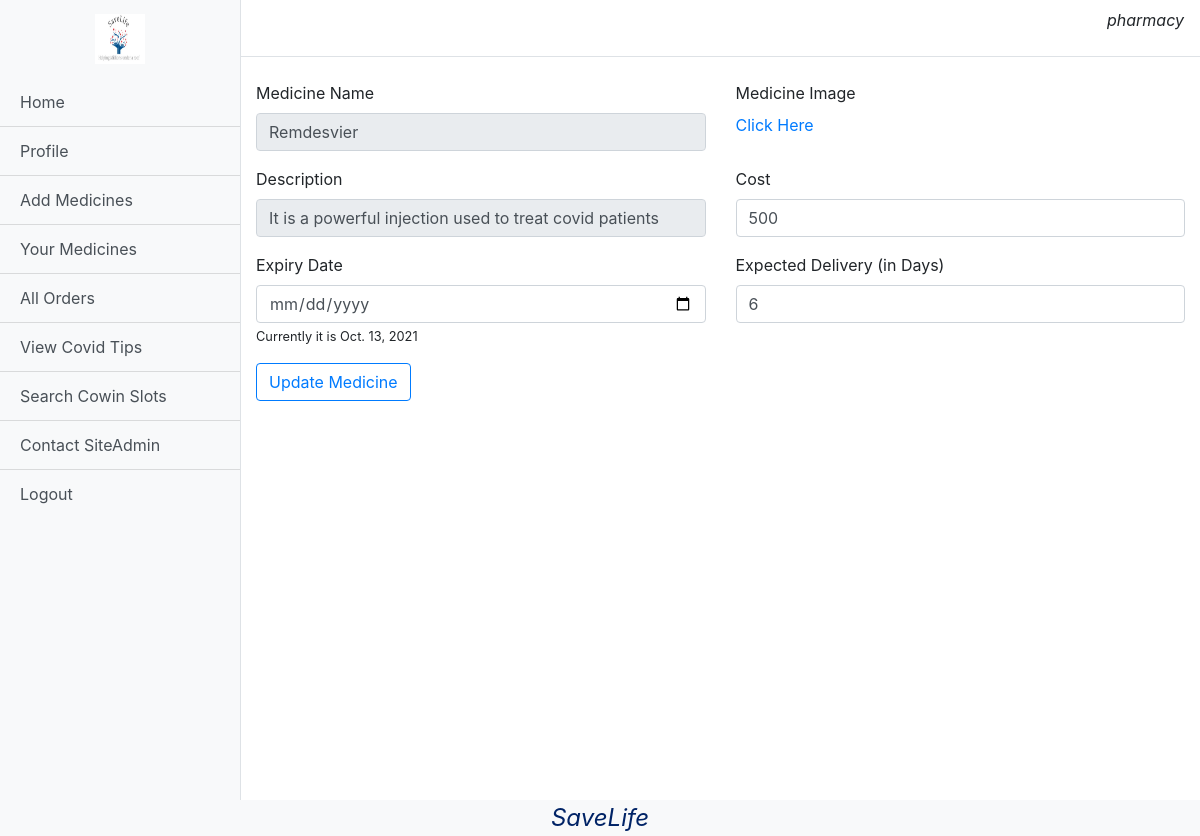
Screenshot of /pharmacy/updateMedicine/1 (signed in) with the database file from the repository.
### base/models.py (models this page shows, shortened)
class User(AbstractUser):
    type = models.CharField(max_length=10,choices=(("Patient","Patient"),("Doctor","Doctor"),("Donor","Donor"),("Pharmacy","Pharmacy")))

### pharmacy/models.py (models this page shows)
class Medicine(models.Model):
    name = models.CharField(max_length=2048)
    image = models.ImageField(upload_to='medicines')
    description = models.CharField(max_length=2048)
    cost = models.IntegerField()
    expiry_date = models.DateField()
    expected_delivery = models.IntegerField()
    user = models.ForeignKey(User,on_delete=models.CASCADE)

### pharmacy/views.py (the view, shortened to what this page needs)
# urls.py: path('updateMedicine/<int:mid>',views.updateMedicine,name="updateMedicine"),
def updateMedicine(request,mid):
    if request.user.type!="Pharmacy":
        storage = messages.get_messages(request)
        storage.used = True
        messages.info(request,'Not Allowed. Please Re-Login')
        return redirect('/')
    obj = Medicine.objects.get(id=mid)
    return render(request,"Pharmacy/updateMedicine.html",{'item':obj,'id':mid})

### templates/Pharmacy/updateMedicine.html (shortened to what this page needs)
{%extends "Pharmacy/dashboard.html"%}
{%block content%}
<br>
<form action="/pharmacy/updateMedicine/{{id}}" method="post" enctype="multipart/form-data">
    <div class="row">
        <div class="col-sm">
            <div class="form-group">
                <label for="name">Medicine Name</label>
                <input type="text" name="name" id="name" class="form-control" value="{{item.name}}" readonly>
            </div>
        </div>
        <div class="col-sm">
            <div class="form-group">
                <label for="image">Medicine Image</label><br>
                <a href="{{item.image.url}}" target="_blank">Click Here</a>
            </div>
        </div>
    </div>
    <div class="row">
        <div class="col-sm">
            <div class="form-group">
                <label for="Desc">Description</label>
                <input type="text" name="description" id="Desc" class="form-control" value="{{item.description}}" readonly>
            </div>
        </div>
        <div class="col-sm">
            <div class="form-group">
                <label for="cost">Cost</label>
                <input type="number" name="cost" id="cost" class="form-control" value="{{item.cost}}" required>
            </div>
        </div>
    </div>
    <div class="row">
        <div class="col-sm">
            <div class="form-group">
                <label for="date">Expiry Date</label>
                <input type="date" name="expiry_date" id="date" class="form-control" value="{{item.expiry_date}}" required>
                <small>Currently it is {{item.expiry_date}}</small>
            </div>
        </div>
        <div class="col-sm">
            <div class="form-group">
                <label for="expected_delivery">Expected Delivery (in Days)</label>
                <input type="number" name="expected_delivery" id="expected_delivery" class="form-control" value="{{item.expected_delivery}}" required>
            </div>
        </div>
    </div>
    <input type="submit" value="Update Medicine" class="btn btn-outline-primary">
</form>
{%endblock%}

### templates/Pharmacy/dashboard.html (shortened to what this page needs)
{%load static%}
<!DOCTYPE html>
<html lang="en">
<head>
    <link rel="stylesheet" href="https://cdn.jsdelivr.net/npm/bootstrap@4.5.3/dist/css/bootstrap.min.css">
    <link rel="stylesheet" href="{% static 'css/dashboard.css' %}">
</head>
<body>
  <div class="d-flex" id="wrapper">
    <div class="bg-light border-right" id="sidebar-wrapper">
      <div class="sidebar-heading"><center><img src="{% static 'images/logo.jpg' %}" width="50px" height="50px"></center></div>
      <div class="list-group list-group-flush">
        <a href="/dashboard" class="list-group-item list-group-item-action bg-light">Home</a>
        <a href="/addProfile" class="list-group-item list-group-item-action bg-light">Profile</a>
        <a href="/pharmacy/addMedicine" class="list-group-item list-group-item-action bg-light">Add Medicines</a>
        <a href="/pharmacy/yourMedicine" class="list-group-item list-group-item-action bg-light">Your Medicines</a>
        <a href="/pharmacy/yourOrders" class="list-group-item list-group-item-action bg-light">All Orders</a>
        <a href="/covidTips" class="list-group-item list-group-item-action bg-light">View Covid Tips</a>
        <a href="/cowinSlot" class="list-group-item list-group-item-action bg-light">Search Cowin Slots</a>
        <a href="/contactAdmin" class="list-group-item list-group-item-action bg-light">Contact SiteAdmin</a>
        <a href="/logout" class="list-group-item list-group-item-action bg-light">Logout</a>
      </div>
    </div>
    <div id="page-content-wrapper">
      <nav class="navbar navbar-expand-lg navbar-light bg-transparent border-bottom">
        <button class="btn btn-link" id="menu-toggle"></button>
        <p class="justify-content-end ml-auto" style="font-style: oblique;">{{request.user.username}}</p>
      </nav>
      <div class="container-fluid">
            {%block content%}
            {%endblock%}
      </div>
    </div>
  </div>
  <div class="footer obq bg-light">
    SaveLife
</div>
</body>
</html>

### static/css/dashboard.css (style rules this page uses)
#wrapper { overflow-x: hidden; }
#sidebar-wrapper { min-height: 100vh; margin-left: -15rem; -webkit-transition: margin .25s ease-out; -moz-transition: margin .25s ease-out; -o-transition: margin .25s ease-out; transition: margin .25s ease-out; }
.footer { font-weight: 400; font-size: 1.3em; left: 0; bottom: 0; width: 100%; color: #002366; text-align: center; }
#sidebar-wrapper .sidebar-heading { padding: 0.875rem 1.25rem; font-size: 1.2rem; }
#sidebar-wrapper .list-group { width: 15rem; }
#page-content-wrapper { min-width: 100vw; }
@media (min-width: 768px) { #sidebar-wrapper { margin-left: 0; } }
@media (min-width: 768px) { #page-content-wrapper { min-width: 0; width: 100%; } }
.obq { font-style: oblique; font-size: 1.5em; text-align:center; }

### rows the page displays
User: user.username "pharmacy"
Medicine: name "Remdesvier", description "It is a powerful injection used to treat covid patients", cost "500", expiry_date "Oct. 13, 2021", expected_delivery "6"
